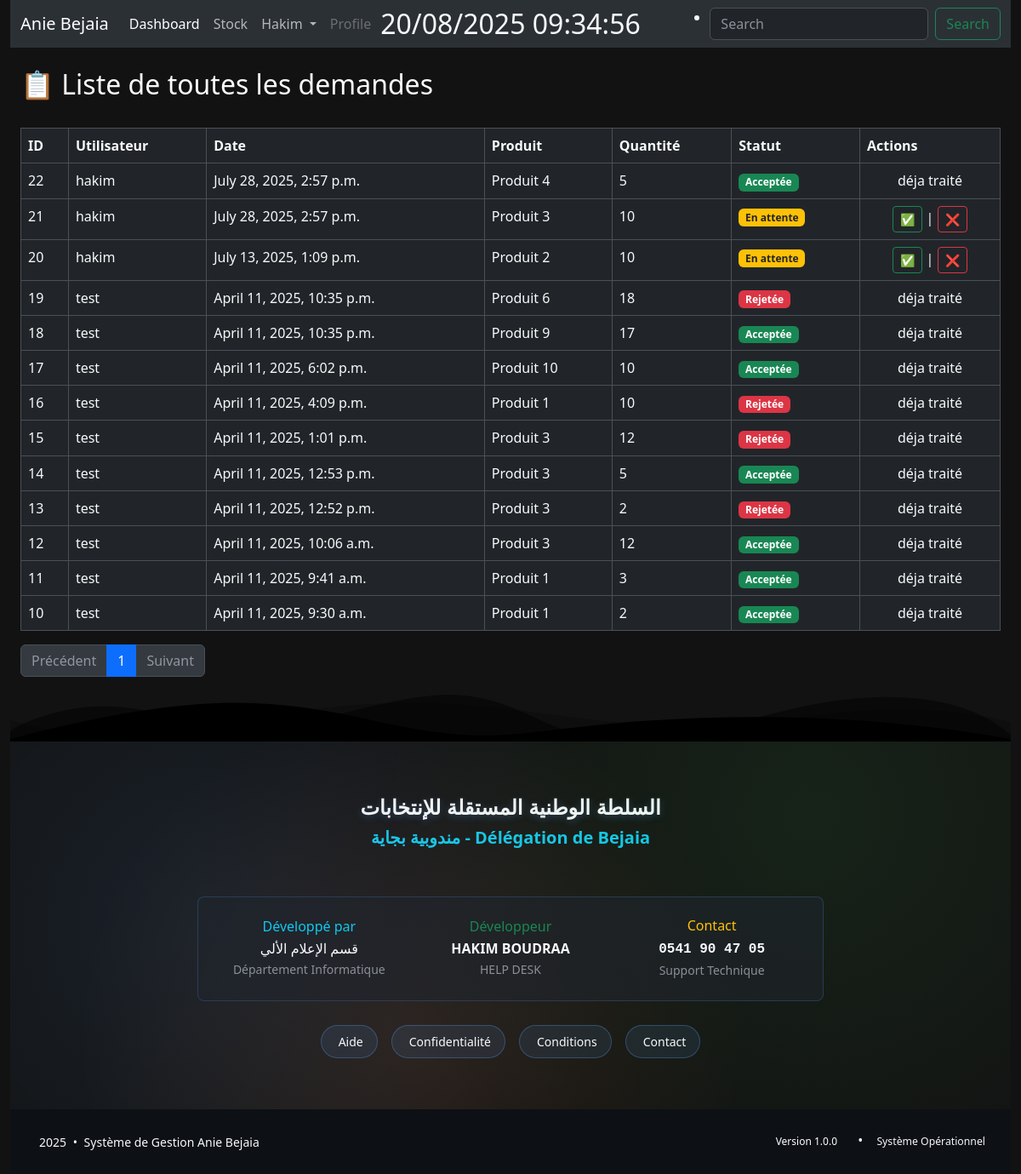
The page /all-demands/ (signed in) on the database as committed earlier.
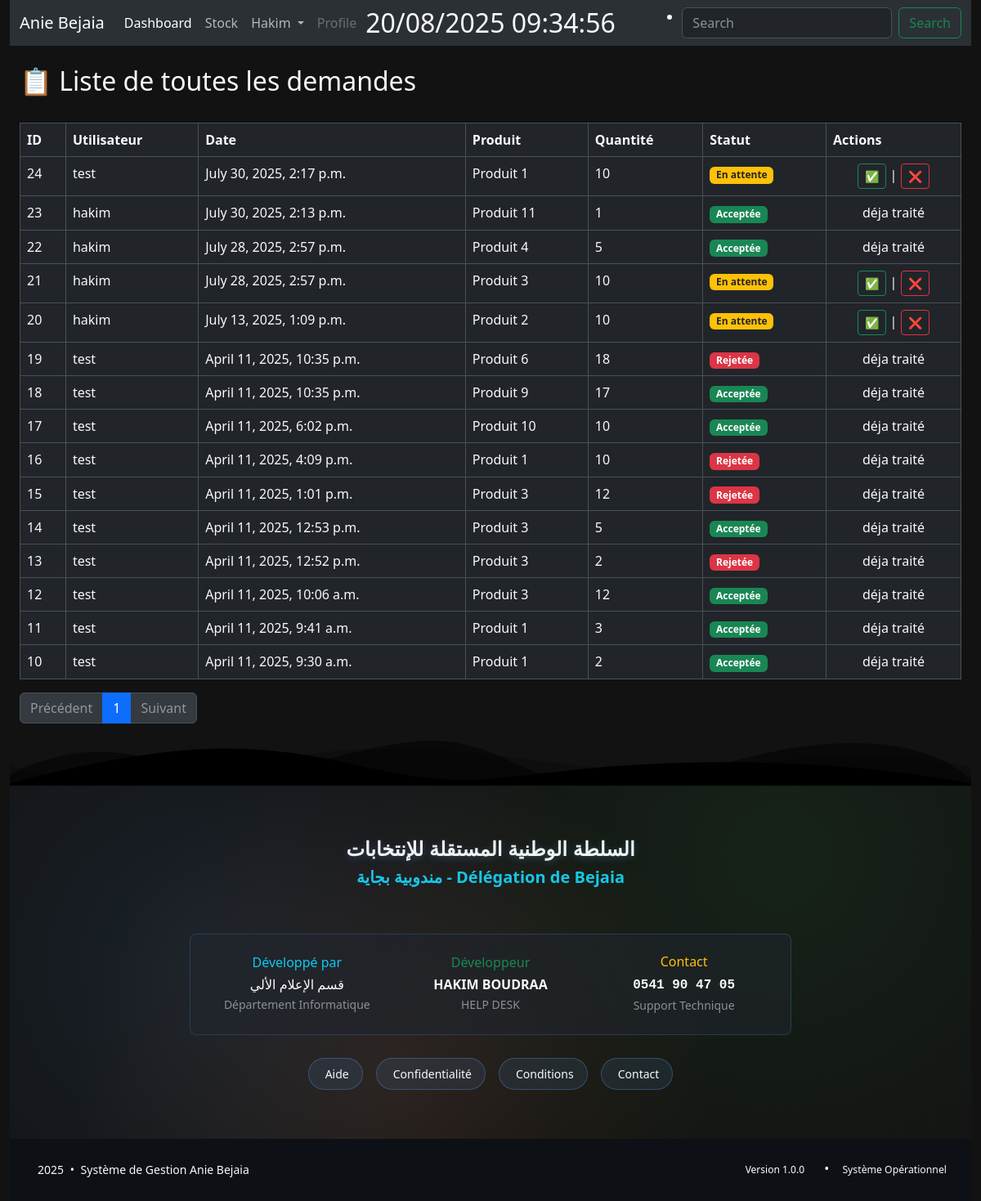
The same page on the database as committed later.
### StockApp/models.py (models this page shows, shortened)
class DemandClass(models.Model):
    STATUS_CHOICES = [
        ('pending', 'En attente'),
        ('accepted', 'Acceptée'),
        ('rejected', 'Rejetée'),
    ]
    user = models.ForeignKey(User, on_delete=models.CASCADE)
    name_demand = models.ForeignKey(Product, on_delete=models.CASCADE)
    quantity = models.PositiveIntegerField()
    date = models.DateTimeField(auto_now_add=True)
    status = models.CharField(max_length=10, choices=STATUS_CHOICES, default='pending')

class Product(models.Model):
    user = models.ForeignKey(
        User, related_name="products", on_delete=models.DO_NOTHING
    )
    name = models.CharField(max_length=100)
    description = tinymce_models.HTMLField(blank=True, null=True)
    category = models.ForeignKey("Category", on_delete=models.CASCADE)
    quantity = models.IntegerField(default=1)
    price = models.DecimalField(max_digits=10, decimal_places=2, default=1)
    expiration_date = models.DateField(null=True, blank=True)

### StockApp/views.py (the view)
# urls.py: path('all-demands/', views.all_demands, name='all_demands'),
@staff_member_required
def all_demands(request):
    list_demand = DemandClass.objects.all().order_by('-date')
    paginator = Paginator(list_demand, 20)
    page_number = request.GET.get("page")
    page_obj = paginator.get_page(page_number)
    return render(request, 'all_demands.html', {
        'page_obj': page_obj
    })

### StockApp/templates/all_demands.html (shortened to what this page needs)
{% extends 'base.html' %}
{% load static %}
{% block content %}
<br>
<h2>📋 Liste de toutes les demandes</h2>
<br>
<table class="table table-bordered text-light">
  <thead>
    <tr>
      <th>ID</th>
      <th>Utilisateur</th>
      <th>Date</th>
      <th>Produit</th>
      <th>Quantité</th>
      <th>Statut</th>
      <th>Actions</th>
    </tr>
  </thead>
  <tbody>
    {% for demand in page_obj %}
      <tr>
        <td>{{ demand.id }}</td>
        <td>{{ demand.user }}</td>
        <td>{{ demand.date }}</td>
        <td>{{ demand.name_demand.name }}</td>
        <td>{{ demand.quantity }}</td>
        <td>
          {% if demand.status == 'pending' %}
            <span class="badge bg-warning text-dark">En attente</span>
          {% elif demand.status == 'accepted' %}
            <span class="badge bg-success">Acceptée</span>
          {% elif demand.status == 'rejected' %}
            <span class="badge bg-danger">Rejetée</span>
          {% else %}
            <span class="badge bg-secondary">Inconnue</span>
          {% endif %}
        </td>
        <td class="text-center">
          {% if demand.status == 'pending' %}
            <button class="btn btn-outline-success btn-sm" onclick="confirmStatus('{{ demand.id }}', 'accepted')">✅</button>
            |
            <button class="btn btn-outline-danger btn-sm" onclick="confirmStatus('{{ demand.id }}', 'rejected')">❌</button>
          {% else %}
          déja traité
          {% endif %}
        </td>
      </tr>
    {% endfor %}
  </tbody>
</table>
<nav aria-label="Page navigation example">
  <ul class="pagination">
    {% if page_obj.has_previous %}
      <li class="page-item">
        <a class="page-link" href="?page={{ page_obj.previous_page_number }}">Précédent</a>
      </li>
    {% else %}
      <li class="page-item disabled">
        <a class="page-link" href="#">Précédent</a>
      </li>
    {% endif %}
    {% for num in page_obj.paginator.page_range %}
      {% if page_obj.number == num %}
        <li class="page-item active">
          <a class="page-link" href="#">{{ num }}</a>
        </li>
      {% else %}
        <li class="page-item">
          <a class="page-link" href="?page={{ num }}">{{ num }}</a>
        </li>
      {% endif %}
    {% endfor %}
    {% if page_obj.has_next %}
      <li class="page-item">
        <a class="page-link" href="?page={{ page_obj.next_page_number }}">Suivant</a>
      </li>
    {% else %}
      <li class="page-item disabled">
        <a class="page-link" href="#">Suivant</a>
      </li>
    {% endif %}
  </ul>
</nav>
{% endblock %}

Rows that differ between the two databases and show on the page:
added DemandClass: id "24", user "test", date "July 30, 2025, 2:17 p.m.", name_demand.name "Produit 1", quantity "10", status "En attente"
added DemandClass: id "23", user "hakim", date "July 30, 2025, 2:13 p.m.", name_demand.name "Produit 11", quantity "1", status "Acceptée"
